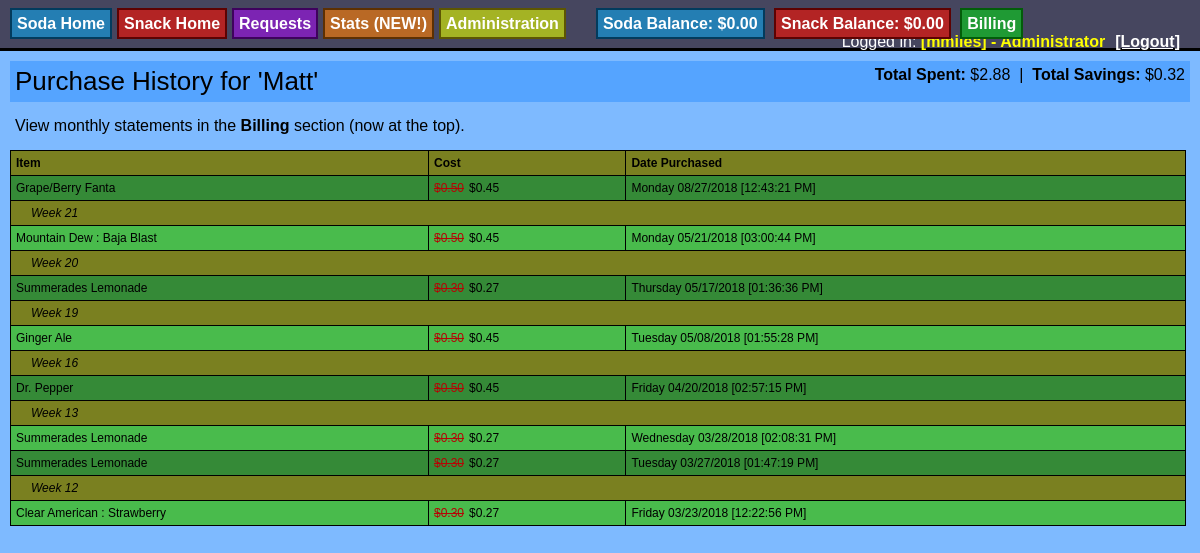
Page /purchase_history.php?type=Soda (signed in) on the committed database.
### tables this page shows
CREATE TABLE "Purchase_History" (
	`ID`	INTEGER PRIMARY KEY AUTOINCREMENT UNIQUE,
	`UserID`	INTEGER NOT NULL,
	`ItemID`	INTEGER NOT NULL,
	`Cost`	REAL,
	`Date`	TEXT,
	`DiscountCost`	REAL,
	`CashOnly`	INTEGER,
	`DailyAmountID`	INTEGER,
	`Cancelled`	INTEGER
);

CREATE TABLE "Item" (
	`ID`	integer PRIMARY KEY AUTOINCREMENT,
	`Name`	text,
	`Date`	text,
	`ChartColor`	text,
	`TotalCans`	integer,
	`BackstockQuantity`	integer,
	`ShelfQuantity`	integer,
	`Price`	real,
	`TotalIncome`	real,
	`TotalExpenses`	real,
	`DateModifed`	text,
	`DateModified`	text,
	`ModifyType`	text,
	`Retired`	INTEGER DEFAULT 0,
	`ImageURL`	TEXT,
	`ThumbURL`	TEXT,
	`UnitName`	TEXT,
	`Type`	TEXT,
	`DiscountPrice`	REAL,
	`Hidden`	INTEGER DEFAULT 0,
	`OutOfStock`	Integer,
	`OutOfStockDate`	Text,
	`OutOfStockReporter`	Text,
	`UnitNamePlural`	TEXT,
	`Alias`	TEXT,
	`ExpirationDate`	TEXT
);

### Mobile_Detect.php (called while the page is built, shortened)
<?php
class Mobile_Detect
{
    protected $userAgent = null;
    protected $httpHeaders = array();
    protected $detectionType = self::DETECTION_TYPE_MOBILE;
    protected static $mobileHeaders = array(
            'HTTP_ACCEPT'                  => array('matches' => array(
                                                                        'application/x-obml2d',
                                                                        'application/vnd.rim.html',
                                                                        'text/vnd.wap.wml',
                                                                        'application/vnd.wap.xhtml+xml'
                                            )),
            'HTTP_X_WAP_PROFILE'           => null,
            'HTTP_X_WAP_CLIENTID'          => null,
            'HTTP_WAP_CONNECTION'          => null,
            'HTTP_PROFILE'                 => null,
            'HTTP_X_OPERAMINI_PHONE_UA'    => null,
            'HTTP_X_NOKIA_GATEWAY_ID'      => null,
            'HTTP_X_ORANGE_ID'             => null,
            'HTTP_X_VODAFONE_3GPDPCONTEXT' => null,
            'HTTP_X_HUAWEI_USERID'         => null,
            'HTTP_UA_OS'                   => null,
            'HTTP_X_MOBILE_GATEWAY'        => null,
            'HTTP_X_ATT_DEVICEID'          => null,
            'HTTP_UA_CPU'                  => array('matches' => array('ARM')),
    );
    protected static $operatingSystems = array(
        'AndroidOS'         => 'Android',
        'BlackBerryOS'      => 'blackberry|\bBB10\b|rim tablet os',
        'PalmOS'            => 'PalmOS|avantgo|blazer|elaine|hiptop|palm|plucker|xiino',
        'SymbianOS'         => 'Symbian|SymbOS|Series60|Series40|SYB-[0-9]+|\bS60\b',
        'WindowsMobileOS'   => 'Windows CE.*(PPC|Smartphone|Mobile|[0-9]{3}x[0-9]{3})|Window Mobile|Windows Phone [0-9.]+|WCE;',
        'WindowsPhoneOS'   => 'Windows Phone 10.0|Windows Phone 8.1|Windows Phone 8.0|Windows Phone OS|XBLWP7|ZuneWP7|Windows NT 6.[23]; ARM;',
        'iOS'               => '\biPhone.*Mobile|\biPod|\biPad',
        'MeeGoOS'           => 'MeeGo',
        'MaemoOS'           => 'Maemo',
        'JavaOS'            => 'J2ME/|\bMIDP\b|\bCLDC\b',
        'webOS'             => 'webOS|hpwOS',
        'badaOS'            => '\bBada\b',
        'BREWOS'            => 'BREW',
    );
    protected static $browsers = array(
        'Chrome'          => '\bCrMo\b|CriOS|Android.*Chrome/[.0-9]* (Mobile)?',
        'Dolfin'          => '\bDolfin\b',
        'Opera'           => 'Opera.*Mini|Opera.*Mobi|Android.*Opera|Mobile.*OPR/[0-9.]+|Coast/[0-9.]+',
        'Skyfire'         => 'Skyfire',
        'Edge'             => 'Mobile Safari/[.0-9]* Edge',
        'IE'              => 'IEMobile|MSIEMobile',
        'Firefox'         => 'fennec|firefox.*maemo|(Mobile|Tablet).*Firefox|Firefox.*Mobile|FxiOS',
        'Bolt'            => 'bolt',
        'TeaShark'        => 'teashark',
        'Blazer'          => 'Blazer',
        'Safari'          => 'Version.*Mobile.*Safari|Safari.*Mobile|MobileSafari',
        'UCBrowser'       => 'UC.*Browser|UCWEB',
        'baiduboxapp'     => 'baiduboxapp',
        'baidubrowser'    => 'baidubrowser',
        'DiigoBrowser'    => 'DiigoBrowser',
        'Puffin'            => 'Puffin',
        'Mercury'          => '\bMercury\b',
        'ObigoBrowser' => 'Obigo',
        'NetFront' => 'NF-Browser',
        'GenericBrowser'  => 'NokiaBrowser|OviBrowser|OneBrowser|TwonkyBeamBrowser|SEMC.*Browser|FlyFlow|Minimo|NetFront|Novarra-Vision|MQQBrowser|MicroMessenger',
        'PaleMoon'        => 'Android.*PaleMoon|Mobile.*PaleMoon',
    );
    protected static $uaHttpHeaders = array(
        'HTTP_USER_AGENT',
        'HTTP_X_OPERAMINI_PHONE_UA',
        'HTTP_X_DEVICE_USER_AGENT',
        'HTTP_X_ORIGINAL_USER_AGENT',
        'HTTP_X_SKYFIRE_PHONE',
        'HTTP_X_BOLT_PHONE_UA',
        'HTTP_DEVICE_STOCK_UA',
        'HTTP_X_UCBROWSER_DEVICE_UA'
    );
    public function setHttpHeaders($httpHeaders = null)
    {
        if (!is_array($httpHeaders) || !count($httpHeaders)) {
            $httpHeaders = $_SERVER;
        }
        $this->httpHeaders = array();
        foreach ($httpHeaders as $key => $value) {
            if (substr($key, 0, 5) === 'HTTP_') {
                $this->httpHeaders[$key] = $value;
            }
        }
    }
    public function getMobileHeaders()
    {
        return self::$mobileHeaders;
    }
    public function getUaHttpHeaders()
    {
        return self::$uaHttpHeaders;
    }
    public function setCfHeaders($cfHeaders = null) {
        $response = false;
        return $response;
    }
    public function setUserAgent($userAgent = null)
    {
        if (false === empty($userAgent)) {
            return $this->userAgent = $userAgent;
        } else {
            $this->userAgent = null;
            foreach ($this->getUaHttpHeaders() as $altHeader) {
                if (false === empty($this->httpHeaders[$altHeader])) {
                    $this->userAgent .= $this->httpHeaders[$altHeader] . " ";
                }
            }
            if (!empty($this->userAgent)) {
                return $this->userAgent = trim($this->userAgent);
            }
        }
        return $this->userAgent = null;
    }
    public function getUserAgent()
    {
        return $this->userAgent;
    }
    public function setDetectionType($type = null)
    {
        $this->detectionType = $type;
    }
    public static function getMobileDetectionRules()
    {
        static $rules;
        if (!$rules) {
            $rules = array_merge(
                self::$phoneDevices,
                self::$tabletDevices,
                self::$operatingSystems,
                self::$browsers
            );
        }
        return $rules;
    }
    public function getRules()
    {
        if ($this->detectionType == self::DETECTION_TYPE_EXTENDED) {
            return self::getMobileDetectionRulesExtended();
        } else {
            return self::getMobileDetectionRules();
        }
    }
    public function checkHttpHeadersForMobile()
    {
        foreach ($this->getMobileHeaders() as $mobileHeader => $matchType) {
            if (isset($this->httpHeaders[$mobileHeader])) {
                if (is_array($matchType['matches'])) {
                    return false;
                } else {
                    return true;
                }
            }
        }
        return false;
    }
    protected function matchDetectionRulesAgainstUA($userAgent = null)
    {
        return false;
    }
    public function isMobile($userAgent = null, $httpHeaders = null)
    {
        if ($this->checkHttpHeadersForMobile()) {
            return true;
        } else {
            return $this->matchDetectionRulesAgainstUA();
        }
    }
    public function match($regex, $userAgent = null)
    {
        $match = (bool) preg_match(sprintf('#%s#is', $regex), (false === empty($userAgent) ? $userAgent : $this->userAgent), $matches);
        return $match;
    }
}

### purchase_history.php (the view, shortened to what this page needs)
<head>
<?php
    $db = new SQLite3("db/item.db");
    include("foodstock_functions.php");
    $isLoggedInAdmin = IsAdminLoggedIn();
    require_once 'Mobile_Detect.php';
    $detect = new Mobile_Detect;
    $device_type = ($detect->isMobile() ? ($detect->isTablet() ? 'tablet' : 'phone') : 'computer');
    $isMobile = $device_type == 'phone';
?>
<link rel="stylesheet" type="text/css" href="colorPicker.css"/>
<link rel="stylesheet" type="text/css" href="css/style.css"/>
<link rel="stylesheet" href="//code.jquery.com/ui/1.11.2/themes/smoothness/jquery-ui.css">
</head>
<?php
    if( $isMobile ) {
        echo "<body class='soda_body' style='display:inline-table;'>";
    } else {
        echo "<body class='soda_body'>";
    }
    include("login_bar.php");
    $itemType = $_GET['type'];
    if( $isLoggedInAdmin && isset($_GET['userid'] ) && isset($_GET['name'] )  ) {
        $userID = $_GET['userid'];
        $name = $_GET['name'];
    } else {
        $userID = $_SESSION['UserID'];
        $name = $_SESSION['FirstName'];
    }
    echo "<div class='soda_popout'  style='margin:10px; padding:5px;'><span style='font-size:26px;'>Purchase History for '$name'</span> <span style='font-size:0.8em;'></span>";
    $totalSavings = 0.0;
    $totalBalance = 0.0;
    $results = $db->query("SELECT p.Cost, p.DiscountCost FROM Purchase_History p JOIN Item i on p.itemID = i.ID WHERE p.UserID = $userID AND i.Type='$itemType' AND Cancelled IS NULL");
    while ($row = $results->fetchArray()) {
        if( $row['DiscountCost'] != "" ) {
            $totalSavings += ($row['Cost'] - $row['DiscountCost']);
            $totalBalance += $row['DiscountCost'];
        } else {
            $totalBalance += $row['Cost'];
        }
    }
    echo  "<span style='float:right;'><b>Total Spent:</b> $". number_format($totalBalance,2) . "&nbsp;&nbsp;|&nbsp;&nbsp;<b>Total Savings:</b> $" . number_format($totalSavings, 2) . "</span>";
    echo "</div>";
    echo "<div style='margin:10px; padding:5px;'>";
    echo "View monthly statements in the <b>Billing</b> section (now at the top).";
    echo "</div>";
    echo "<div id='restock_all'>";
    echo "<table style='font-size:12; border-collapse:collapse; margin:10px; width:98%'>";
    echo "<thead><tr class='table_header'>";
    echo "<th style='padding:5px; border:1px #000 solid;' align='left'>Item</th>";
    echo "<th style='padding:5px; border:1px #000 solid;' align='left'>Cost</th>";
    echo "<th style='padding:5px; border:1px #000 solid;' align='left'>Date Purchased</th>";
    echo "</tr></thead>";
    $rowClass = "odd";
    $results = $db->query("SELECT i.Name, p.Cancelled, p.Cost, p.DiscountCost, p.Date, p.UserID, p.CashOnly FROM Purchase_History p JOIN Item i on p.itemID = i.ID WHERE p.UserID = $userID AND i.Type='$itemType' ORDER BY p.Date DESC");
    $currentWeek = "";
    while ($row = $results->fetchArray()) {
        $date_object = DateTime::createFromFormat('Y-m-d H:i:s', $row['Date']);
        $weekOfPurchase = $date_object->format('W');
        if( $currentWeek == "" ) {
            $currentWeek = $weekOfPurchase;
        } else {
            if( $currentWeek != $weekOfPurchase ) {
                echo "<tr>";
                echo "<td style='padding:5px; font-style:italic; padding-left: 20px; border:1px #000 solid; background-color:#7a8020;' colspan='3'>";
                echo "Week " . $weekOfPurchase;
                echo "</td>";
                echo "</tr>";
                $currentWeek = $weekOfPurchase;
            }
        }
        $itemName = $row['Name'];
        $discountAmountDisplay = "$" . number_format($row['DiscountCost'],2);
        $costAmountDisplay = "$" . number_format($row['Cost'], 2);
        echo "<tr class='$rowClass'>";
        echo "<td style='padding:5px; border:1px #000 solid;'>" . $itemName . "</td>";
        $costDisplay = "";
        if( $row['DiscountCost'] != "" ) {
            $costDisplay = "<span class='red_price'>$" . number_format($row['Cost'], 2) . "</span>" . $discountAmountDisplay;
        } else {
            $costDisplay = $costAmountDisplay;
        }
        echo "<td style='padding:5px; border:1px #000 solid;'>" . $costDisplay ."</td>";
        echo "<td style='padding:5px; border:1px #000 solid;'>" . $date_object->format('l m/d/Y  [h:i:s A]') . "</td>";
        echo "</tr>";
        if( $rowClass == "odd" ) { $rowClass = "even"; } else { $rowClass = "odd"; }
    }
        echo "</table>";
    echo "</div>";
?>
</body>

### css/style.css (style rules this page uses)
body { font-family: Helvetica, Arial, Sans-Serif; margin:0 auto; width:100%; height:100%; padding:0; background-color:#7EBAFF; }
.soda_body { background-color:#7EBAFF; }
.soda_popout { background-color: #55a4ff; }
.table_header { background-color: #7a8020; font-weight:bold; }
.odd { background-color: #358a37; }
.even { background-color: #49bb4c; }
.red_price { color:#b50505; text-decoration:line-through; margin-right:5px; }

### rows in the picture
purchase_history: ItemID.Name "Grape/Berry Fanta", Cost "0.50", DiscountCost "$0.45", Date "Monday 08/27/2018 [12:43:21 PM]"
purchase_history: Date "21", ItemID.Name "Mountain Dew : Baja Blast", Cost "0.50", DiscountCost "$0.45", Date "Monday 05/21/2018 [03:00:44 PM]"
purchase_history: Date "20", ItemID.Name "Summerades Lemonade", Cost "0.30", DiscountCost "$0.27", Date "Thursday 05/17/2018 [01:36:36 PM]"
purchase_history: Date "19", ItemID.Name "Ginger Ale", Cost "0.50", DiscountCost "$0.45", Date "Tuesday 05/08/2018 [01:55:28 PM]"
purchase_history: Date "16", ItemID.Name "Dr. Pepper", Cost "0.50", DiscountCost "$0.45", Date "Friday 04/20/2018 [02:57:15 PM]"
purchase_history: Date "13", ItemID.Name "Summerades Lemonade", Cost "0.30", DiscountCost "$0.27", Date "Wednesday 03/28/2018 [02:08:31 PM]"
purchase_history: ItemID.Name "Summerades Lemonade", Cost "0.30", DiscountCost "$0.27", Date "Tuesday 03/27/2018 [01:47:19 PM]"
purchase_history: Date "12", ItemID.Name "Clear American : Strawberry", Cost "0.30", DiscountCost "$0.27", Date "Friday 03/23/2018 [12:22:56 PM]"

### other values in the picture
$_SESSION['SodaBalance'] "0.00"
$_SESSION['SnackBalance'] "0.00"
$_SESSION['UserName'] "mmiles"
$name "Matt"
$totalBalance "2.88"
$totalSavings "0.32"
